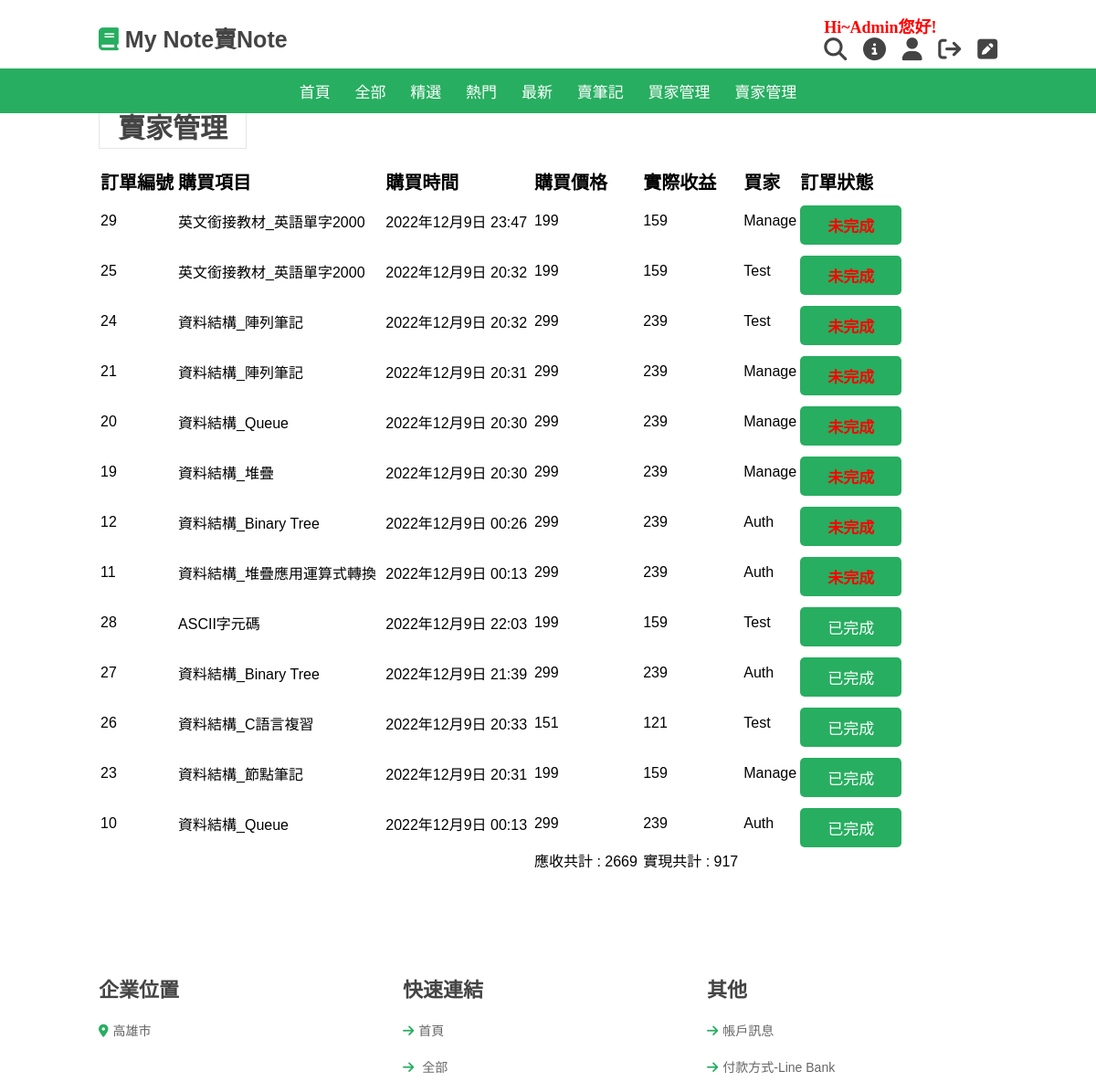
Page /authAccess/ (signed in, upper part) on the earlier database version.
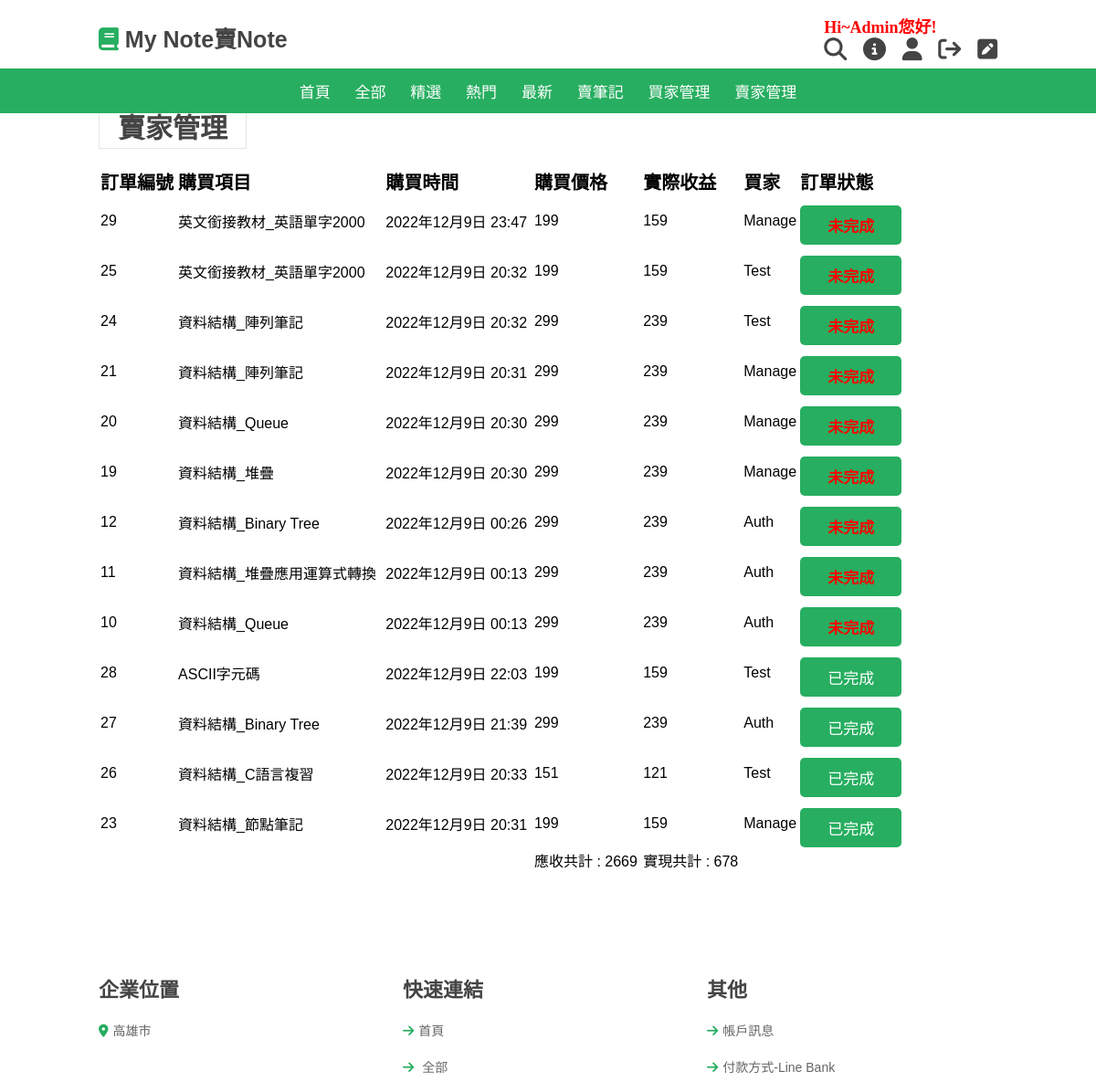
Same page on the later database version.
### indexapp/models.py (models this page shows)
class authorized(models.Model):
    field_mail = models.EmailField(max_length=254, null=False)
    mod_date = models.DateTimeField('保存日期',default = timezone.now)
    pprice = models.IntegerField('售價', blank=True, null=True, )  # 售價
    pname = models.CharField('名稱', max_length=20, null=False, blank=False)
    status = models.BooleanField("寄送狀態", default=False)
    pcreatepeople = models.CharField('新增者', max_length=20, blank=True, null=False)
    price_amount = models.IntegerField('收益', blank=True, null=True, )
    buyname = models.CharField('購物者', max_length=20, blank=True, null=False)
    File = models.FileField('檔案',blank=True, upload_to = "file", null = True, default = 0)

### indexapp/views.py (the view)
# urls.py: path('authAccess/',views.authAccess),
def authAccess(request):
	if request.user.is_authenticated :
		name = request.user.username
		access = models.authorized.objects.all().filter(pcreatepeople=name).order_by('status','-mod_date')
		buytotal = 0
		realtotal = 0
		for access_num in access:
			buytotal = buytotal + access_num.price_amount
			if access_num.status:
				realtotal = realtotal + access_num.price_amount
	return render(request, "authAccess.html", locals())

### templates/authAccess.html (shortened to what this page needs)
{% extends "base.html" %}
{% load static %}
{% block content %}
    <head>
        <link rel="stylesheet" type="text/css" href="{% static 'css/book_style.css' %}">
    </head>
    {% if request.user.is_authenticated %}
    <section class="featured" id="featured" style="user-select:none;">
        <br><br><br><br><br><br>
        <span style="font-size: 3rem; padding:.5rem 2rem; color:var(--black); border:var(--border); font-weight:bold; ">賣家管理</span>
        <br><br><br>
        <div class="swiper featured-slider">
            <table width="90%" align="center">
                <form action="." method="POST" enctype="multipart/form-data">
                    <tr>
                        <td style="font-weight:bold; font-size: 20px;">訂單編號</td>
                        <td style="font-weight:bold; font-size: 20px;">購買項目</td>
                        <td style="font-weight:bold; font-size: 20px;">購買時間</td>
                        <td style="font-weight:bold; font-size: 20px;">購買價格</td>
                        <td style="font-weight:bold; font-size: 20px;">實際收益</td>
                        <td style="font-weight:bold; font-size: 20px;">買家</td>
                        <td style="font-weight:bold; font-size: 20px;">訂單狀態</td>
                    </tr>
                    {% for access_num in access %}
                        <tr>
                            <td>{{access_num.id}}</td>
                            <td>{{access_num.pname}}</td>
                            <td>{{access_num.mod_date}}</td>
                            <td>{{access_num.pprice}}</td>
                            <td>{{access_num.price_amount}}</td>
                            <td>{{access_num.buyname}}</td>
                            {% if access_num.status %}
                                <td><input type="button" value="已完成" class="btn"></td>
                            {% else %}
                                <td><input type="button" value="未完成" class="btn" style="color: red; font-weight:bold;" onclick="window.location='/check_ok/{{access_num.id}}/'"> </td>
                            {% endif %}
                        </tr>
                    {% endfor %}
                    <tr>
                        <td></td>
                        <td></td>
                        <td></td>
                        <td>應收共計 : {{buytotal}}</td>
                        <td>實現共計 : {{realtotal}}</td>
                    </tr>
                </form>
         </table>
    </section>
    {% else %}
    	<script type="text/javascript">
    	  	alert("無此權限，請先登入!!");
             document.location.href="/login/";
    	</script>
    {% endif %}
{% endblock %}

Differences in the rows shown:
changed authorized id 10: status True → False (drawn); value "已完成" → "未完成"; moves up the list
Other differences:
{{ realtotal }}: "917" → "678"
